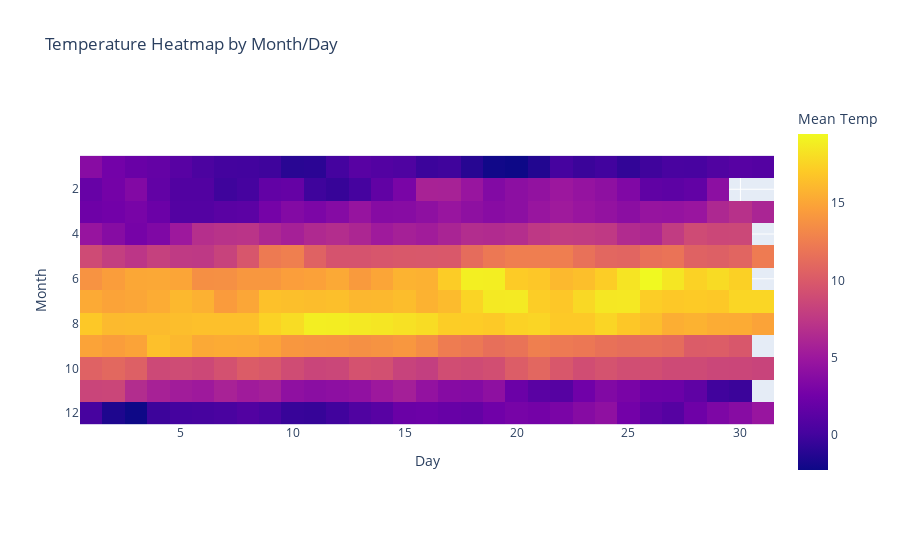

Notebook source saved alongside this figure:
### Code cell
temp_pivot = df.pivot_table(
    index='month', columns='day', values='temperature_air_mean_2m', aggfunc='mean'
)

px.imshow(temp_pivot,
          labels=dict(x="Day", y="Month", color="Mean Temp"),
          title="Temperature Heatmap by Month/Day")

### Figure 1 — Plotly figure (JSON) as saved in the notebook; plotly's stock layout.template omitted (floating-point values rounded to 4 significant figures; data arrays with more than 128 entries replaced by an {"elided": "..."} marker saying what was removed)
{"data": [{"coloraxis": "coloraxis", "hovertemplate": "Day: %{x}<br>Month: %{y}<br>Mean Temp: %{z}<extra></extra>", "name": "0", "type": "heatmap", "x": [1, 2, 3, 4, 5, 6, 7, 8, 9, 10, 11, 12, 13, 14, 15, 16, 17, 18, 19, 20, 21, 22, 23, 24, 25, 26, 27, 28, 29, 30, 31], "xaxis": "x", "y": [1, 2, 3, 4, 5, 6, 7, 8, 9, 10, 11, 12], "yaxis": "y", "z": {"elided": "12x31 float values"}}], "layout": {"coloraxis": {"colorbar": {"title": {"text": "Mean Temp"}}, "colorscale": [[0, "#0d0887"], [0.1111, "#46039f"], [0.2222, "#7201a8"], [0.3333, "#9c179e"], [0.4444, "#bd3786"], [0.5556, "#d8576b"], [0.6667, "#ed7953"], [0.7778, "#fb9f3a"], [0.8889, "#fdca26"], [1, "#f0f921"]]}, "title": {"text": "Temperature Heatmap by Month/Day"}, "xaxis": {"anchor": "y", "constrain": "domain", "domain": [0, 1], "scaleanchor": "y", "title": {"text": "Day"}}, "yaxis": {"anchor": "x", "autorange": "reversed", "constrain": "domain", "domain": [0, 1], "title": {"text": "Month"}}}}
